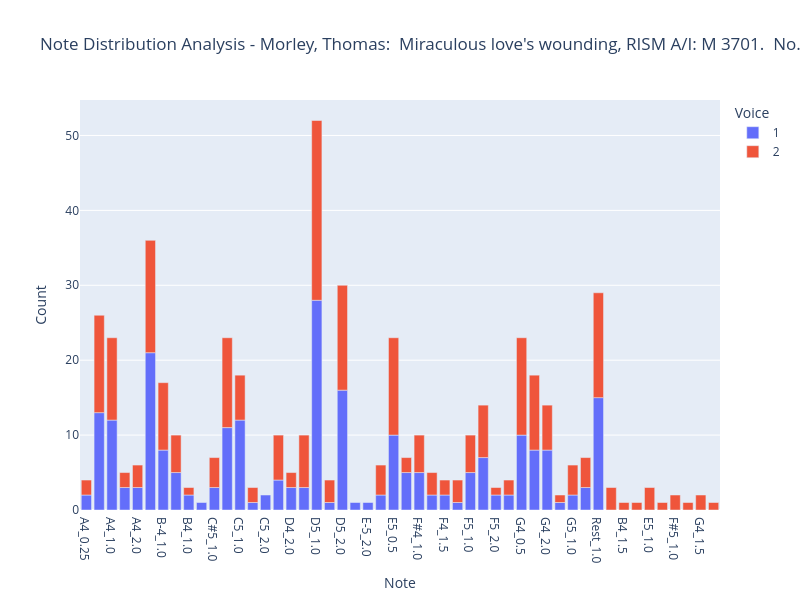

Notebook code cell kept with this figure:
### Markdown cell above
## 2.3 Visualize as Bar Chart

### Code cell
# Create the bar chart
df = note_counts

fig = px.bar(
    df,
    x='Note',
    y='Count',
    color='Voice',
    title=f"Note Distribution Analysis - {piece.metadata['composer']}:  {piece.metadata['title']} ",
    width=800,
    height=600,

    # note that the pitch order is set earlier in our NB!
    category_orders={'Note': pitch_order}
)

fig.show()

### Figure 1 — Plotly figure (JSON) as saved in the notebook; plotly's stock layout.template omitted (floating-point values rounded to 4 significant figures)
{"data": [{"alignmentgroup": "True", "hovertemplate": "Voice=1<br>Note=%{x}<br>Count=%{y}<extra></extra>", "legendgroup": "1", "marker": {"color": "#636efa", "pattern": {"shape": ""}}, "name": "1", "offsetgroup": "1", "orientation": "v", "showlegend": true, "textposition": "auto", "type": "bar", "x": ["A4_0.25", "A4_0.5", "A4_1.0", "A4_1.5", "A4_2.0", "B-4_0.5", "B-4_1.0", "B-4_1.5", "B4_1.0", "B4_2.0", "C#5_1.0", "C5_0.5", "C5_1.0", "C5_1.5", "C5_2.0", "D4_1.0", "D4_2.0", "D5_0.5", "D5_1.0", "D5_1.5", "D5_2.0", "D5_4.0", "E-5_2.0", "E4_1.0", "E5_0.5", "E5_2.0", "F#4_1.0", "F4_1.0", "F4_1.5", "F5_0.5", "F5_1.0", "F5_1.5", "F5_2.0", "G4_0.25", "G4_0.5", "G4_1.0", "G4_2.0", "G4_4.0", "G5_1.0", "G5_2.0", "Rest_1.0"], "xaxis": "x", "y": [2, 13, 12, 3, 3, 21, 8, 5, 2, 1, 3, 11, 12, 1, 2, 4, 3, 3, 28, 1, 16, 1, 1, 2, 10, 5, 5, 2, 2, 1, 5, 7, 2, 2, 10, 8, 8, 1, 2, 3, 15], "yaxis": "y"}, {"alignmentgroup": "True", "hovertemplate": "Voice=2<br>Note=%{x}<br>Count=%{y}<extra></extra>", "legendgroup": "2", "marker": {"color": "#EF553B", "pattern": {"shape": ""}}, "name": "2", "offsetgroup": "2", "orientation": "v", "showlegend": true, "textposition": "auto", "type": "bar", "x": ["A4_0.25", "A4_0.5", "A4_1.0", "A4_1.5", "A4_2.0", "B-4_0.5", "B-4_1.0", "B-4_1.5", "B-4_2.0", "B4_1.0", "B4_1.5", "B4_4.0", "C#5_1.0", "C5_0.5", "C5_1.0", "C5_1.5", "D4_1.0", "D4_2.0", "D5_0.5", "D5_1.0", "D5_1.5", "D5_2.0", "E4_1.0", "E5_0.5", "E5_1.0", "E5_1.5", "E5_2.0", "F#4_1.0", "F#5_1.0", "F4_0.5", "F4_1.0", "F4_1.5", "F5_0.5", "F5_1.0", "F5_1.5", "F5_2.0", "G4_0.25", "G4_0.5", "G4_1.0", "G4_1.5", "G4_2.0", "G4_4.0", "G5_1.0", "G5_2.0", "Rest_1.0", "Rest_2.0"], "xaxis": "x", "y": [2, 13, 11, 2, 3, 15, 9, 5, 3, 1, 1, 1, 4, 12, 6, 2, 6, 2, 7, 24, 3, 14, 4, 13, 3, 1, 2, 5, 2, 1, 3, 2, 3, 5, 7, 1, 2, 13, 10, 2, 6, 1, 4, 4, 14, 1], "yaxis": "y"}], "layout": {"barmode": "relative", "height": 600, "legend": {"title": {"text": "Voice"}, "tracegroupgap": 0}, "title": {"text": "Note Distribution Analysis - Morley, Thomas:  Miraculous love's wounding, RISM A/I: M 3701.  No. 5 "}, "width": 800, "xaxis": {"anchor": "y", "autorange": true, "categoryarray": ["Rest", "A#1", "B1", "C2", "C#2", "D2", "D#2", "E-2", "E2", "E#2", "F2", "F#2", "G-2", "G2", "G#2", "A-2", "A2", "A#2", "B-2", "B2", "B#2", "C3", "C#3", "D-3", "D3", "D#3", "E-3", "E3", "E#3", "F3", "F#3", "G-3", "F##3", "G3", "G#3", "A-3", "A3", "A#3", "B-3", "B3", "B#3", "C4", "C#4", "D-4", "D4", "D#4", "E-4", "E4", "F-4", "E#4", "F4", "F#4", "G-4", "F##4", "G4", "G#4", "A-4", "A4", "A#4", "B-4", "B4", "B#4", "C5", "C#5", "C##5", "D-5", "D5", "D#5", "E-5", "E5", "F-5", "E#5", "F5", "F#5", "G-5", "F##5", "G5", "G#5", "A-5", "A5", "A#5", "B-5", "B5", "C6"], "categoryorder": "array", "domain": [0, 1], "range": [83.5, 133.5], "title": {"text": "Note"}, "type": "category"}, "yaxis": {"anchor": "x", "autorange": true, "domain": [0, 1], "range": [0, 54.74], "title": {"text": "Count"}, "type": "linear"}}}
